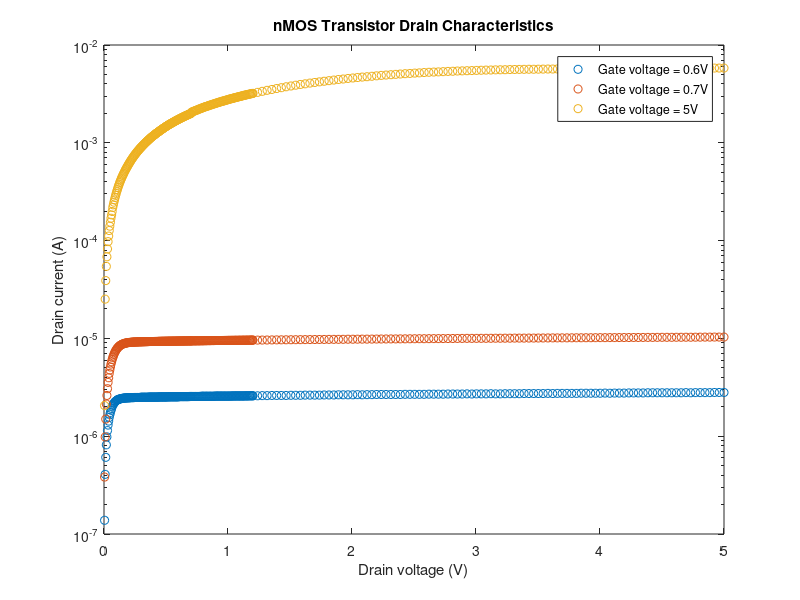
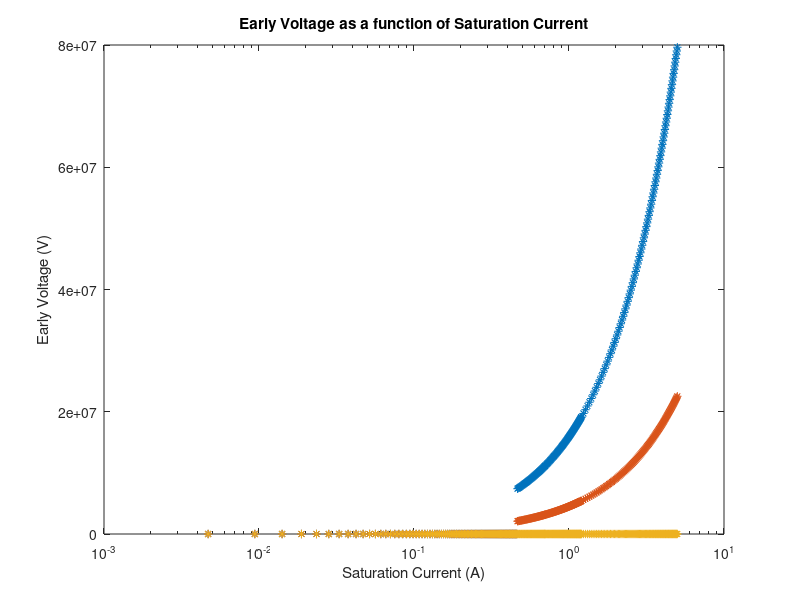

The MATLAB script that drew these images, in order:
%% Setup
load('Exp3_retake_data.mat');

Id_nMOS_0_6 = Exp3_Id_nMOS_0_6;
Id_nMOS_0_7 = Exp3_Id_nMOS_0_7;
Id_nMOS_5 = Exp3_Id_nMOS_5;

Vd_nMOS_0_6 = Exp3_Vd_nMOS_0_6;
Vd_nMOS_0_7 = Exp3_Vd_nMOS_0_7;
Vd_nMOS_5 = Exp3_Vd_nMOS_5;

%% Semilog plot
figure
semilogy(Vd_nMOS_0_6, Id_nMOS_0_6, 'o');
hold on
semilogy(Vd_nMOS_0_7, Id_nMOS_0_7, 'o');
hold on
semilogy(Vd_nMOS_5, Id_nMOS_5, 'o');
hold off
title('nMOS Transistor Drain Characteristics');
legend('Gate voltage = 0.6V', 'Gate voltage = 0.7V', 'Gate voltage = 5V');
xlabel('Drain voltage (V)');
ylabel('Drain current (A)');

%% Extract Early Voltage

nfit1 = polyfit(Vd_nMOS_0_6(100:330), Id_nMOS_0_6(100:330), 1);
nfit2 = polyfit(Vd_nMOS_0_7(100:330), Id_nMOS_0_7(100:330), 1);
nfit3 = polyfit(Vd_nMOS_5(100:330), Id_nMOS_5(100:330), 1);

nro1 = 1/nfit1(1);
nro2 = 1/nfit2(1);
nro3 = 1/nfit3(1);

for j = 100:330
    nVA1(j) = nro1 * Vd_nMOS_0_6(j);
    nVA2(j) = nro2 * Vd_nMOS_0_7(j);
    nVA3(j) = nro3 * Vd_nMOS_5(j);
end

figure
semilogx(Vd_nMOS_0_6, nVA1, '*');
hold on
semilogx(Vd_nMOS_0_7, nVA2, '*');
hold on
semilogx(Vd_nMOS_5, nVA3, '*');
title('Early Voltage as a function of Saturation Current');
xlabel('Saturation Current (A)');
ylabel('Early Voltage (V)');

%% Extract intrinsic gain (gs ro)

% gs is the slope of the line in ohmic region

nohmfit1 = polyfit(Vd_nMOS_0_6(1:4), Id_nMOS_0_6(1:4), 1);
nohmfit2 = polyfit(Vd_nMOS_0_7(1:30), Id_nMOS_0_7(1:30), 1);
nohmfit3 = polyfit(Vd_nMOS_5(1:70), Id_nMOS_5(1:70), 1);

ngs1 = nohmfit1(1);
ngs2 = nohmfit2(1);
ngs3 = nohmfit3(1);

ngsro1 = ngs1 .* nro1;
ngsro2 = ngs2 .* nro2;
ngsro3 = ngs3 .* nro3;

% how do you plot this as function of saturation current when gsro is a
% constant???
